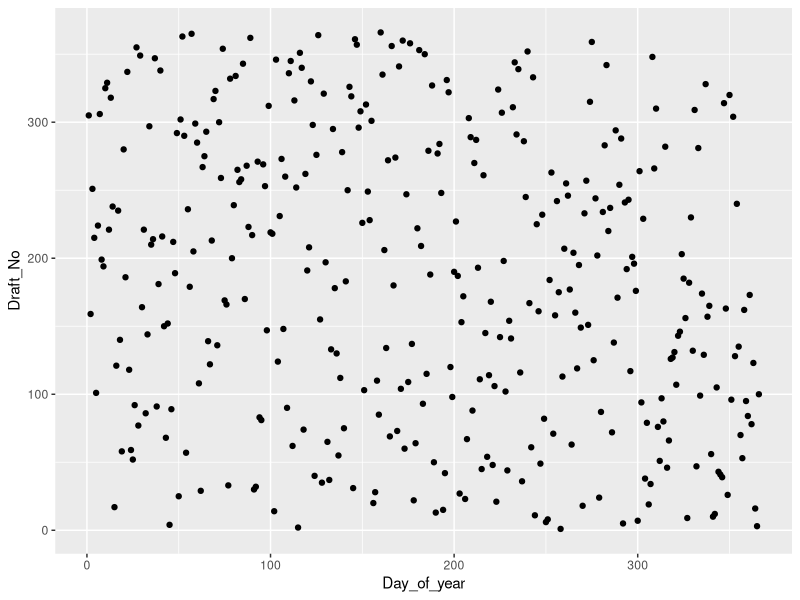
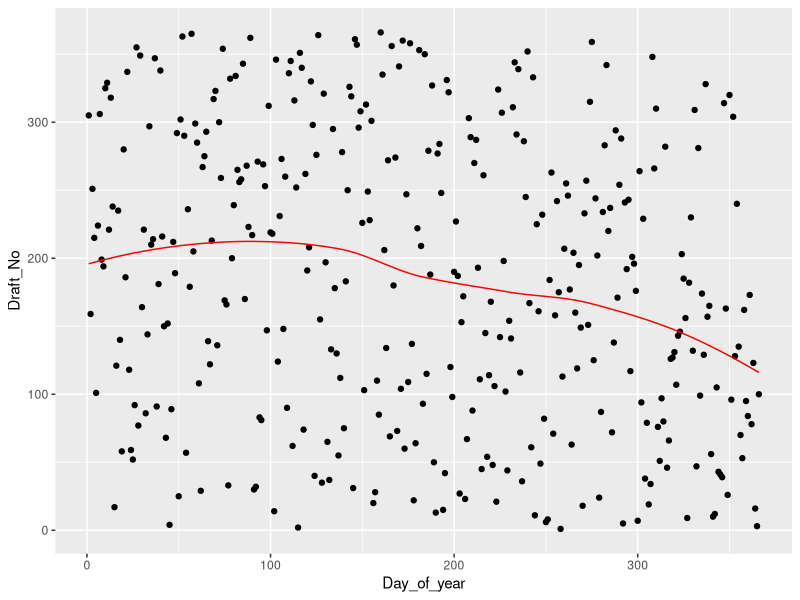
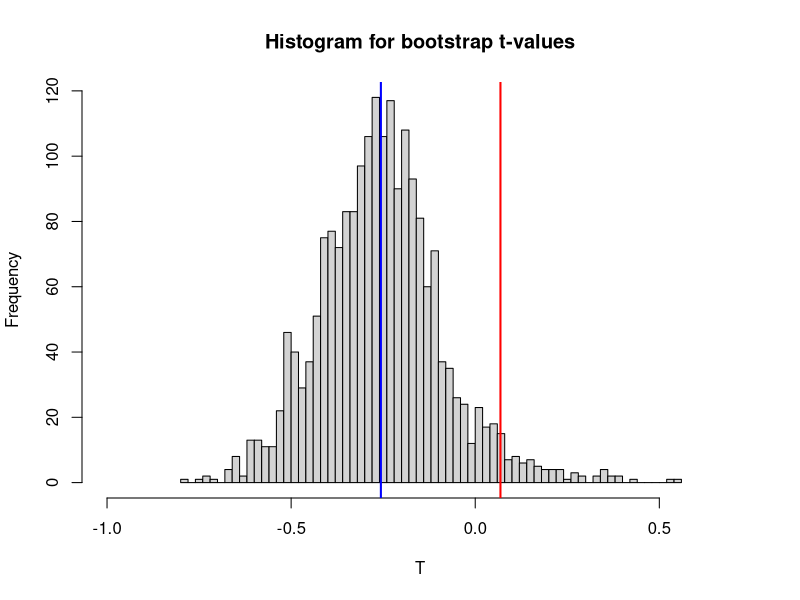
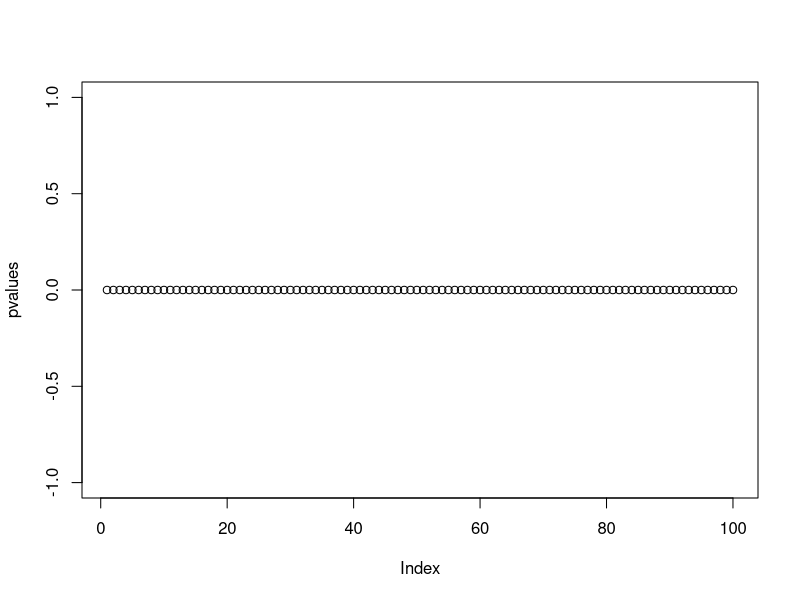
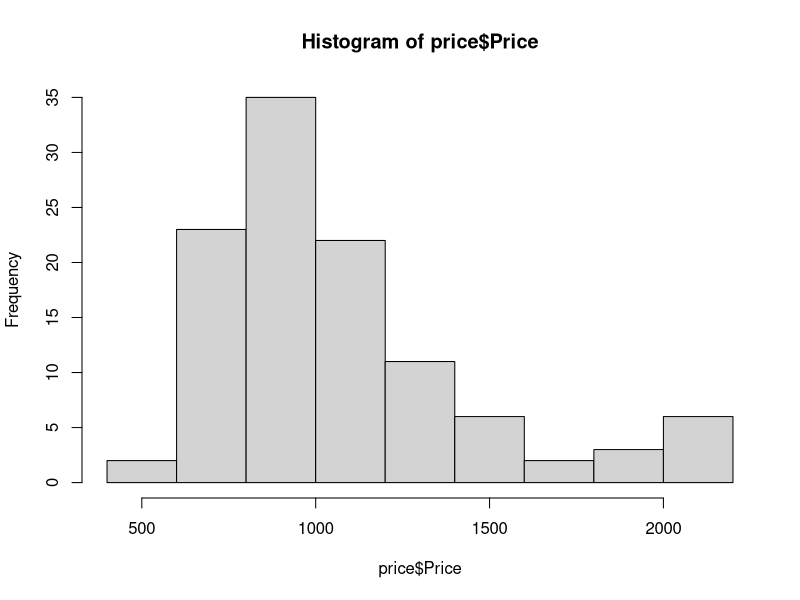
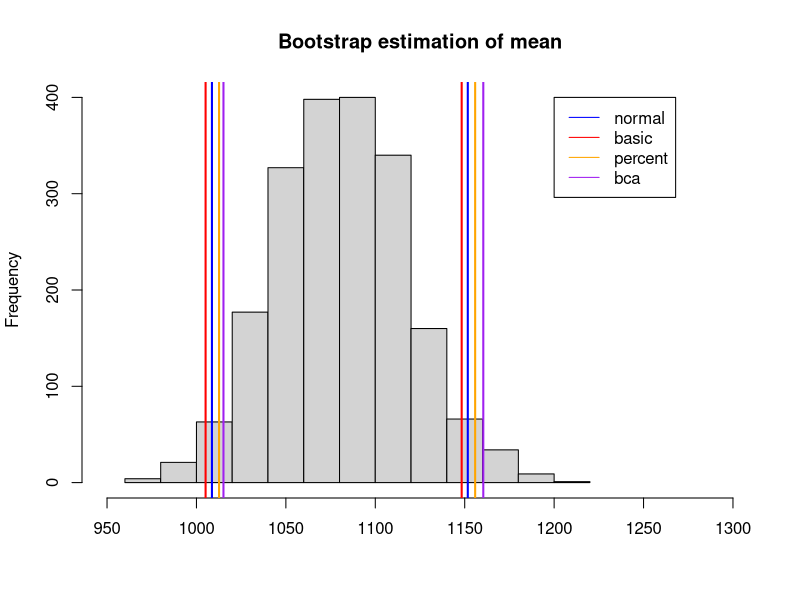
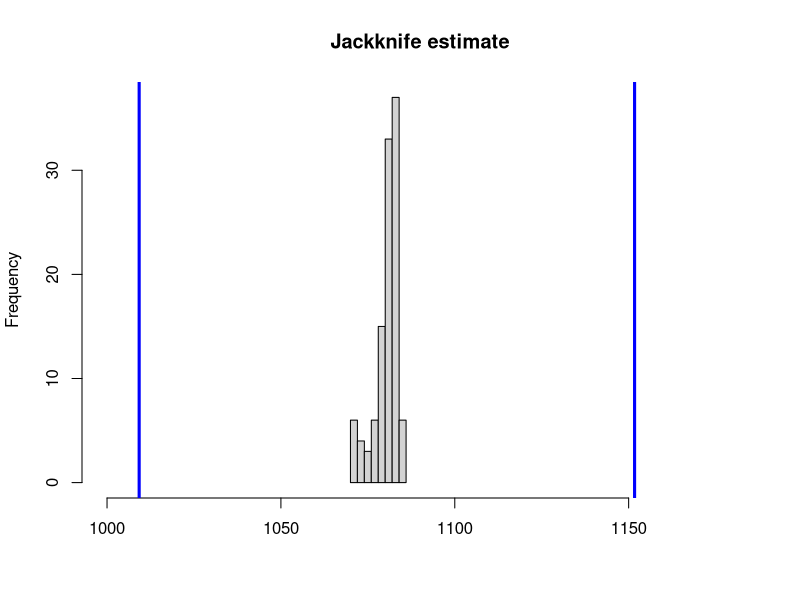

These figures' R source, in order:
## ---- chunk 1
knitr::opts_chunk$set(echo = TRUE)
## ---- chunk 2
library(ggplot2)

lottery <- read.csv2("../data/lottery.csv")

q11 <- ggplot(lottery, aes(x = Day_of_year, y = Draft_No)) + geom_point()
plot(q11)

data <- data.frame(x=lottery$Day_of_year, y=lottery$Draft_No)
## ---- chunk 3
loessfit <- loess(y ~ x, data=data)
data$pred <- predict(loessfit, data$x)

q12 <- q11 + geom_path(data = data, aes(x=x, y=pred), col = "red")
plot(q12)
## ---- chunk 4
teststat <- function(model) {
    function(data) {
        xa <- data$x[which.min(data$y)]
        xb <- data$x[which.max(data$y)]

        fit <- model(y ~ x, data)

        ya <- predict(fit, xa)
        yb <- predict(fit, xb)

        (yb - ya) / (xb - xa)
    }
}

teststat_boot <- function(data, idx, stat) {
    data <- data[idx,]
    stat(data)
}
## ---- chunk 5
library(boot)

B <- 2000

set.seed(123456)
npboot <- boot(data=data, statistic=teststat_boot, R=B, stat=teststat(model=loess))
pvalue <- sum(npboot$t > 0) / B
pvalue
## ---- chunk 6
hist(npboot$t, xlim = c(-1,0.7), breaks = 50,
     main = "Histogram for bootstrap t-values", xlab ="T")
abline(v=pvalue, col = "red", lwd = 2)
abline(v=mean(npboot$t), col="blue", lwd=2)
## ---- chunk 7
teststat_permutation<- function(data, B, stat) {
    n <- nrow(data)
    statistics <- rep(0, B)
    newdata <- data.frame(x=data$x, y=sample(data$y, n))

    for (b in 1:B) {
        statistics[b] <- stat(newdata)
        newdata$y <- sample(data$y, n)
    }

    sum(abs(statistics) >= abs(stat(data))) / B
}

set.seed(123456)
pvalue2 <- teststat_permutation(data, B, teststat(loess))
pvalue2
## ---- chunk 8
genranddata <- function(x, alpha) {
    data.frame(x=x, y=pmax(0, pmin(alpha * x + rnorm(length(x), mean=183, sd=10), 366)))
}

alphas <- seq(0.1, 10, by=0.1)
pvalues <- rep(0, length(alphas))

set.seed(123456)

for (i in 1:length(alphas)) {
    newdata <- genranddata(data$x, alphas[i])
    pvalues[i] <- teststat_permutation(newdata, 200, teststat(loess))
}

plot(pvalues)
## ---- chunk 9
print(sum(pvalues <= 0.05))
## ---- chunk 10
price <- read.csv("../data/prices1.csv", sep=";")
mean(price$Price)
## ---- chunk 11
hist(price$Price)
## ---- chunk 12
bootmean <- function(data,ind){
  data <- data[ind]
  mean(data)
}

B <- 2000

estmean <- boot(data = price$Price,bootmean, R = B)

2*estmean$t0 - mean(estmean$t)

mean(estmean$t- estmean$t0) 
 
sum((estmean$t-mean(estmean$t))^2)/(B-1)
cibo <- boot.ci(estmean)
print(cibo)
## ---- chunk 13

hist(estmean$t, xlim = c(950,1300), main = "Bootstrap estimation of mean", xlab = "")
abline(v= cibo$normal[2:3], col = "blue", lwd = 2)
abline(v= cibo$basic[4:5], col = "red", lwd = 2)
abline(v= cibo$percent[4:5], col = "orange", lwd = 2)
abline(v= cibo$bca[4:5], col = "purple", lwd = 2)
legend(y=400,x =1200,c("normal","basic","percent","bca"),lty = c(1,1),
       col = c("blue","red","orange","purple"))

## ---- chunk 14

jackknife <- function(data,B,tstat){
  stopifnot( B <= length(data))
  est <- rep(1,times = B)
  for(i in 1:B){
    
    est[i] <- tstat(data[-i])
    
  }
  return(est)
}


jackest<-jackknife(price$Price, B = length(price$Price), tstat = mean)

mean(jackest)

n <- length(price$Price)


tstar<- n*mean(price$Price)-(n-1)*jackest
JT<-mean(tstar)
jackvar <-(1/(n*(n-1)))*sum((tstar- JT)^2)

lowerci <- JT - 1.96*sqrt(jackvar)
upperci <- JT + 1.96*sqrt(jackvar)

# mean(tstar) + qt(0.975,length(price$Price)-1)*sqrt(var(tstar)/length(price$Price))
# mean(tstar) - qt(0.975,length(price$Price)-1)*sqrt(var(tstar)/length(price$Price))

hist(jackest,breaks = 10, xlim = c(1000,1180), xlab = "" ,main = "Jackknife estimate")
abline(v=lowerci, col ="blue", lwd = 3)
abline(v=upperci, col ="blue", lwd = 3)
## ---- chunk 15
library(knitr)

cimatrix<-rbind(
  c("Normal",cibo$normal[2],mean(estmean$t),cibo$normal[3]),
  c("Percent",cibo$percent[4],mean(estmean$t),cibo$percent[5]),
  c("Basic",cibo$basic[4],mean(estmean$t),cibo$basic[5]),
  c("Bca",cibo$bca[4],mean(estmean$t),cibo$bca[5]),
  c("Jackknife",lowerci,mean(jackest),upperci)
)
colnames(cimatrix) <- c("Name","Lower","Mean","Upper") 

kable(cimatrix, digits = 3)
